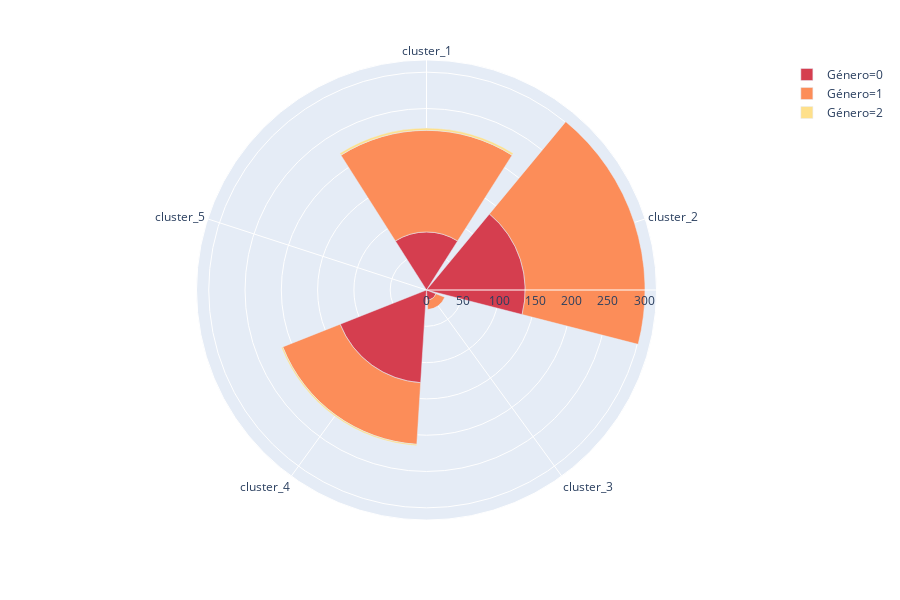
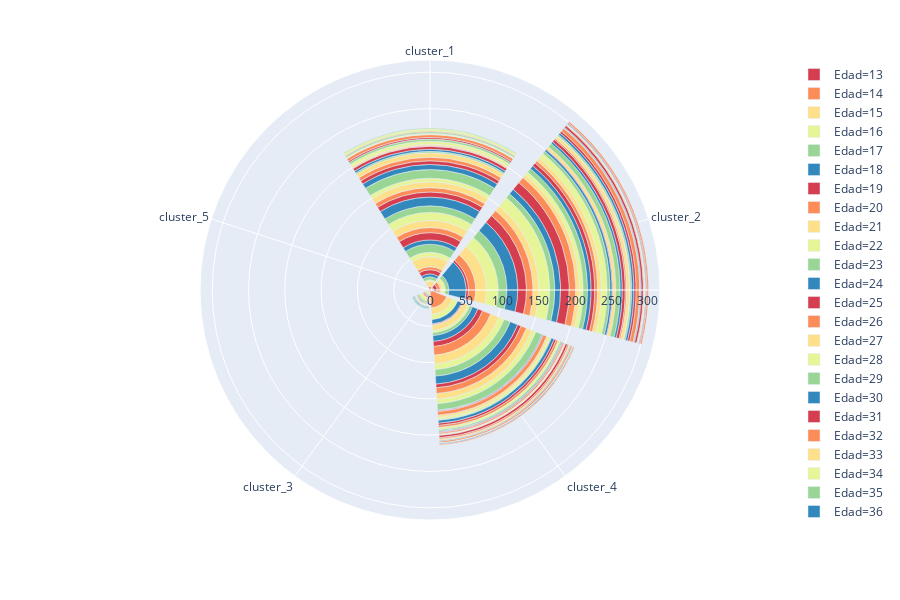
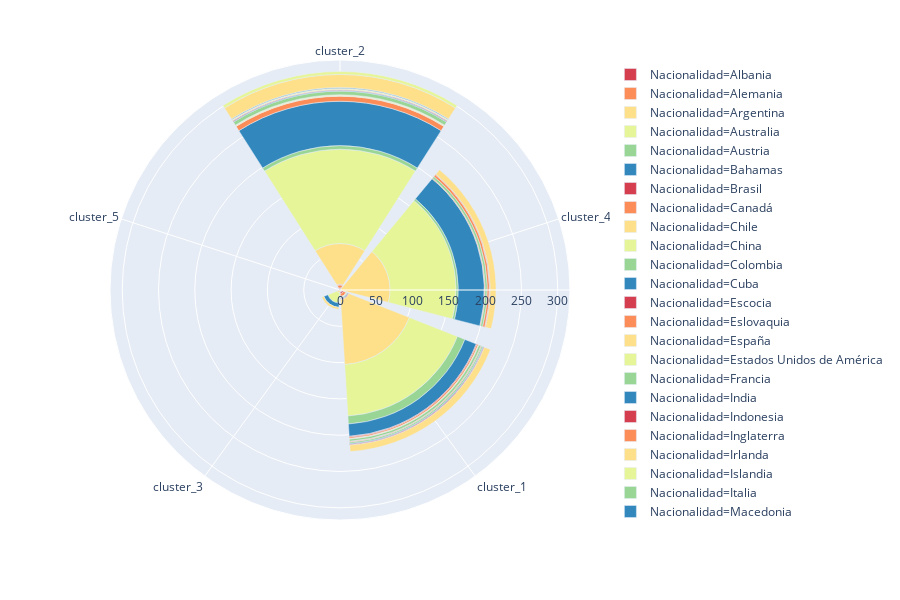
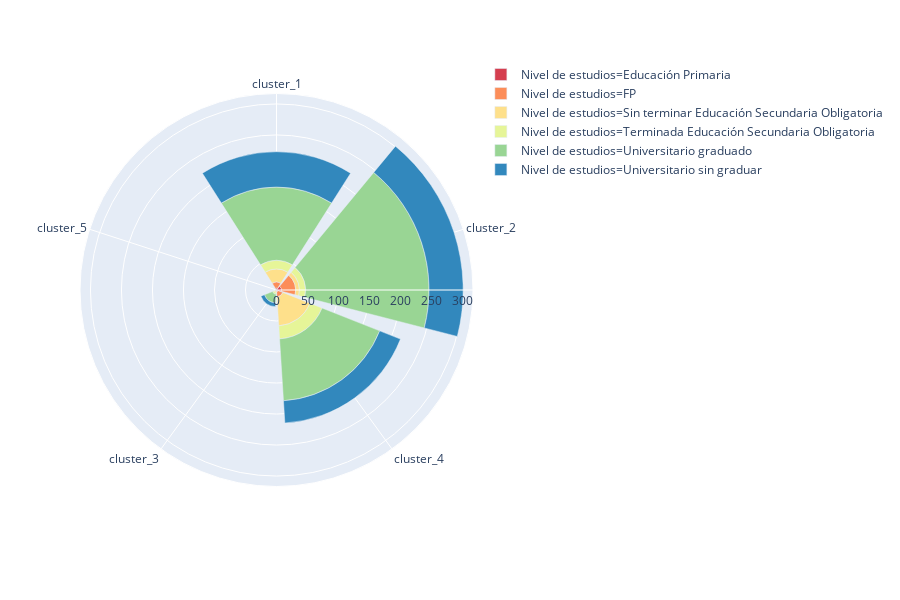

Source (notebook cell) for these figures, in order:
### Code cell
compare_personal_info_by_cultural_clusters_esp(dataframe_with_clusters_esp)

### Figure 1 — Plotly figure (JSON) as saved in the notebook; plotly's stock layout.template omitted (floating-point values rounded to 4 significant figures)
{"data": [{"hovertemplate": "Género=0<br>counts=%{r}<br>cultural_cluster=%{theta}<extra></extra>", "legendgroup": "Género=0", "marker": {"color": "rgb(213,62,79)"}, "name": "Género=0", "r": [80, 136, 14, 128], "showlegend": true, "theta": ["cluster_1", "cluster_2", "cluster_3", "cluster_4"], "type": "barpolar", "uid": "cf05c431-6527-49d4-8dfd-65f44685d773"}, {"hovertemplate": "Género=1<br>counts=%{r}<br>cultural_cluster=%{theta}<extra></extra>", "legendgroup": "Género=1", "marker": {"color": "rgb(252,141,89)"}, "name": "Género=1", "r": [140, 165, 13, 85], "showlegend": true, "theta": ["cluster_1", "cluster_2", "cluster_3", "cluster_4"], "type": "barpolar", "uid": "0754cf8c-d30a-49b2-9675-d560b2e6045e"}, {"hovertemplate": "Género=2<br>counts=%{r}<br>cultural_cluster=%{theta}<extra></extra>", "legendgroup": "Género=2", "marker": {"color": "rgb(254,224,139)"}, "name": "Género=2", "r": [3, 2, 1], "showlegend": true, "theta": ["cluster_1", "cluster_4", "cluster_5"], "type": "barpolar", "uid": "f3dd8e28-dd1c-4633-b313-34b9ae9de335"}], "layout": {"barmode": "group", "barnorm": "", "height": 600, "legend": {"tracegroupgap": 0}, "margin": {"t": 60}, "polar": {"angularaxis": {"direction": "clockwise", "rotation": 90}}}}

### Figure 2 — Plotly figure (JSON) as saved in the notebook; plotly's stock layout.template omitted (floating-point values rounded to 4 significant figures)
{"data": [{"hovertemplate": "Edad=13<br>counts=%{r}<br>cultural_cluster=%{theta}<extra></extra>", "legendgroup": "Edad=13", "marker": {"color": "rgb(213,62,79)"}, "name": "Edad=13", "r": [1, 1, 3], "showlegend": true, "theta": ["cluster_1", "cluster_2", "cluster_4"], "type": "barpolar", "uid": "a7ae9166-3384-41e2-b64e-0c22e14d11bd"}, {"hovertemplate": "Edad=14<br>counts=%{r}<br>cultural_cluster=%{theta}<extra></extra>", "legendgroup": "Edad=14", "marker": {"color": "rgb(252,141,89)"}, "name": "Edad=14", "r": [4, 1, 1, 22], "showlegend": true, "theta": ["cluster_1", "cluster_2", "cluster_3", "cluster_4"], "type": "barpolar", "uid": "40cbe761-3558-471e-9093-b988fe6c480a"}, {"hovertemplate": "Edad=15<br>counts=%{r}<br>cultural_cluster=%{theta}<extra></extra>", "legendgroup": "Edad=15", "marker": {"color": "rgb(254,224,139)"}, "name": "Edad=15", "r": [7, 2, 9], "showlegend": true, "theta": ["cluster_1", "cluster_3", "cluster_4"], "type": "barpolar", "uid": "ce174c66-0165-410b-ab4a-fadc99ba2e02"}, {"hovertemplate": "Edad=16<br>counts=%{r}<br>cultural_cluster=%{theta}<extra></extra>", "legendgroup": "Edad=16", "marker": {"color": "rgb(230,245,152)"}, "name": "Edad=16", "r": [2, 1, 7], "showlegend": true, "theta": ["cluster_1", "cluster_2", "cluster_4"], "type": "barpolar", "uid": "6e0767c0-17cf-48a4-839f-2a78a7acc612"}, {"hovertemplate": "Edad=17<br>counts=%{r}<br>cultural_cluster=%{theta}<extra></extra>", "legendgroup": "Edad=17", "marker": {"color": "rgb(153,213,148)"}, "name": "Edad=17", "r": [4, 1], "showlegend": true, "theta": ["cluster_1", "cluster_2"], "type": "barpolar", "uid": "b1b518de-5d87-458f-99ee-57d3679626ac"}, {"hovertemplate": "Edad=18<br>counts=%{r}<br>cultural_cluster=%{theta}<extra></extra>", "legendgroup": "Edad=18", "marker": {"color": "rgb(50,136,189)"}, "name": "Edad=18", "r": [4, 1, 6], "showlegend": true, "theta": ["cluster_1", "cluster_2", "cluster_4"], "type": "barpolar", "uid": "9c298cfc-d891-4cf7-adbd-e762d726e9cd"}, {"hovertemplate": "Edad=19<br>counts=%{r}<br>cultural_cluster=%{theta}<extra></extra>", "legendgroup": "Edad=19", "marker": {"color": "rgb(213,62,79)"}, "name": "Edad=19", "r": [6, 5, 1], "showlegend": true, "theta": ["cluster_1", "cluster_2", "cluster_4"], "type": "barpolar", "uid": "9ee12f85-6437-4974-abf0-602f28a9925e"}, {"hovertemplate": "Edad=20<br>counts=%{r}<br>cultural_cluster=%{theta}<extra></extra>", "legendgroup": "Edad=20", "marker": {"color": "rgb(252,141,89)"}, "name": "Edad=20", "r": [4, 4, 1, 1, 1], "showlegend": true, "theta": ["cluster_1", "cluster_2", "cluster_3", "cluster_4", "cluster_5"], "type": "barpolar", "uid": "0d13da42-9340-4b1c-9349-2c7deba2cb2d"}, {"hovertemplate": "Edad=21<br>counts=%{r}<br>cultural_cluster=%{theta}<extra></extra>", "legendgroup": "Edad=21", "marker": {"color": "rgb(254,224,139)"}, "name": "Edad=21", "r": [14, 3, 7], "showlegend": true, "theta": ["cluster_1", "cluster_2", "cluster_4"], "type": "barpolar", "uid": "f13352ac-04b3-497e-a096-a783ec40cac7"}, {"hovertemplate": "Edad=22<br>counts=%{r}<br>cultural_cluster=%{theta}<extra></extra>", "legendgroup": "Edad=22", "marker": {"color": "rgb(230,245,152)"}, "name": "Edad=22", "r": [6, 4, 3, 3], "showlegend": true, "theta": ["cluster_1", "cluster_2", "cluster_3", "cluster_4"], "type": "barpolar", "uid": "cc7d2ea4-b335-4d21-92be-554c2b3c978e"}, {"hovertemplate": "Edad=23<br>counts=%{r}<br>cultural_cluster=%{theta}<extra></extra>", "legendgroup": "Edad=23", "marker": {"color": "rgb(153,213,148)"}, "name": "Edad=23", "r": [11, 5, 4], "showlegend": true, "theta": ["cluster_1", "cluster_2", "cluster_4"], "type": "barpolar", "uid": "f32a82b6-e133-47c0-b568-069a09398a9c"}, {"hovertemplate": "Edad=24<br>counts=%{r}<br>cultural_cluster=%{theta}<extra></extra>", "legendgroup": "Edad=24", "marker": {"color": "rgb(50,136,189)"}, "name": "Edad=24", "r": [6, 24, 1, 8], "showlegend": true, "theta": ["cluster_1", "cluster_2", "cluster_3", "cluster_4"], "type": "barpolar", "uid": "9e15dbaf-2c6f-4f87-acaa-b5d1b88f0e40"}, {"hovertemplate": "Edad=25<br>counts=%{r}<br>cultural_cluster=%{theta}<extra></extra>", "legendgroup": "Edad=25", "marker": {"color": "rgb(213,62,79)"}, "name": "Edad=25", "r": [10, 3, 1, 7], "showlegend": true, "theta": ["cluster_1", "cluster_2", "cluster_3", "cluster_4"], "type": "barpolar", "uid": "3a9d92b6-697f-4156-80ea-3ab1af7f91cf"}, {"hovertemplate": "Edad=26<br>counts=%{r}<br>cultural_cluster=%{theta}<extra></extra>", "legendgroup": "Edad=26", "marker": {"color": "rgb(252,141,89)"}, "name": "Edad=26", "r": [7, 10, 2, 12], "showlegend": true, "theta": ["cluster_1", "cluster_2", "cluster_3", "cluster_4"], "type": "barpolar", "uid": "07f3430a-8fd3-49c5-9fca-bcd19e2cdb76"}, {"hovertemplate": "Edad=27<br>counts=%{r}<br>cultural_cluster=%{theta}<extra></extra>", "legendgroup": "Edad=27", "marker": {"color": "rgb(254,224,139)"}, "name": "Edad=27", "r": [10, 15, 1, 12], "showlegend": true, "theta": ["cluster_1", "cluster_2", "cluster_3", "cluster_4"], "type": "barpolar", "uid": "266ad38f-9750-47b6-a685-10e0edeafad4"}, {"hovertemplate": "Edad=28<br>counts=%{r}<br>cultural_cluster=%{theta}<extra></extra>", "legendgroup": "Edad=28", "marker": {"color": "rgb(230,245,152)"}, "name": "Edad=28", "r": [11, 16, 4, 8], "showlegend": true, "theta": ["cluster_1", "cluster_2", "cluster_3", "cluster_4"], "type": "barpolar", "uid": "f3a5abcd-beb8-4554-9997-91b3a33a0b84"}, {"hovertemplate": "Edad=29<br>counts=%{r}<br>cultural_cluster=%{theta}<extra></extra>", "legendgroup": "Edad=29", "marker": {"color": "rgb(153,213,148)"}, "name": "Edad=29", "r": [9, 12, 2, 9], "showlegend": true, "theta": ["cluster_1", "cluster_2", "cluster_3", "cluster_4"], "type": "barpolar", "uid": "254e2bce-174b-4997-b5b8-a534f5d71d82"}, {"hovertemplate": "Edad=30<br>counts=%{r}<br>cultural_cluster=%{theta}<extra></extra>", "legendgroup": "Edad=30", "marker": {"color": "rgb(50,136,189)"}, "name": "Edad=30", "r": [12, 15, 11], "showlegend": true, "theta": ["cluster_1", "cluster_2", "cluster_4"], "type": "barpolar", "uid": "cae3b69c-ec7a-4636-a120-bd34e4db0853"}, {"hovertemplate": "Edad=31<br>counts=%{r}<br>cultural_cluster=%{theta}<extra></extra>", "legendgroup": "Edad=31", "marker": {"color": "rgb(213,62,79)"}, "name": "Edad=31", "r": [7, 12, 5], "showlegend": true, "theta": ["cluster_1", "cluster_2", "cluster_4"], "type": "barpolar", "uid": "2dc48f83-13da-4089-932b-c61a04104be2"}, {"hovertemplate": "Edad=32<br>counts=%{r}<br>cultural_cluster=%{theta}<extra></extra>", "legendgroup": "Edad=32", "marker": {"color": "rgb(252,141,89)"}, "name": "Edad=32", "r": [6, 9, 1, 8], "showlegend": true, "theta": ["cluster_1", "cluster_2", "cluster_3", "cluster_4"], "type": "barpolar", "uid": "3dec7522-8a56-4cca-b70e-7eb37cfbd174"}, {"hovertemplate": "Edad=33<br>counts=%{r}<br>cultural_cluster=%{theta}<extra></extra>", "legendgroup": "Edad=33", "marker": {"color": "rgb(254,224,139)"}, "name": "Edad=33", "r": [8, 8, 8], "showlegend": true, "theta": ["cluster_1", "cluster_2", "cluster_4"], "type": "barpolar", "uid": "d64bc8d8-720d-4140-8118-ee78195a9324"}, {"hovertemplate": "Edad=34<br>counts=%{r}<br>cultural_cluster=%{theta}<extra></extra>", "legendgroup": "Edad=34", "marker": {"color": "rgb(230,245,152)"}, "name": "Edad=34", "r": [5, 15, 6], "showlegend": true, "theta": ["cluster_1", "cluster_2", "cluster_4"], "type": "barpolar", "uid": "d998285f-5ff3-4d5c-bc96-665847f23d96"}, {"hovertemplate": "Edad=35<br>counts=%{r}<br>cultural_cluster=%{theta}<extra></extra>", "legendgroup": "Edad=35", "marker": {"color": "rgb(153,213,148)"}, "name": "Edad=35", "r": [12, 7, 9], "showlegend": true, "theta": ["cluster_1", "cluster_2", "cluster_4"], "type": "barpolar", "uid": "0736e1f5-53fe-4c05-91f2-cc585e1a1859"}, {"hovertemplate": "Edad=36<br>counts=%{r}<br>cultural_cluster=%{theta}<extra></extra>", "legendgroup": "Edad=36", "marker": {"color": "rgb(50,136,189)"}, "name": "Edad=36", "r": [7, 8, 1, 1], "showlegend": true, "theta": ["cluster_1", "cluster_2", "cluster_3", "cluster_4"], "type": "barpolar", "uid": "1ea29ebe-904a-42a8-bcda-31f5ad1cc2f8"}, {"hovertemplate": "Edad=37<br>counts=%{r}<br>cultural_cluster=%{theta}<extra></extra>", "legendgroup": "Edad=37", "marker": {"color": "rgb(213,62,79)"}, "name": "Edad=37", "r": [5, 12, 1], "showlegend": true, "theta": ["cluster_1", "cluster_2", "cluster_4"], "type": "barpolar", "uid": "9aa4c5b1-85b7-485b-9a5a-1a20761043ee"}, {"hovertemplate": "Edad=38<br>counts=%{r}<br>cultural_cluster=%{theta}<extra></extra>", "legendgroup": "Edad=38", "marker": {"color": "rgb(252,141,89)"}, "name": "Edad=38", "r": [5, 9, 5], "showlegend": true, "theta": ["cluster_1", "cluster_2", "cluster_4"], "type": "barpolar", "uid": "fd522a6b-4507-4711-8281-1e0c066ab2d5"}, {"hovertemplate": "Edad=39<br>counts=%{r}<br>cultural_cluster=%{theta}<extra></extra>", "legendgroup": "Edad=39", "marker": {"color": "rgb(254,224,139)"}, "name": "Edad=39", "r": [6, 5, 1, 3], "showlegend": true, "theta": ["cluster_1", "cluster_2", "cluster_3", "cluster_4"], "type": "barpolar", "uid": "ee6dfd2b-e0aa-4d86-b762-d9903ecd4075"}, {"hovertemplate": "Edad=40<br>counts=%{r}<br>cultural_cluster=%{theta}<extra></extra>", "legendgroup": "Edad=40", "marker": {"color": "rgb(230,245,152)"}, "name": "Edad=40", "r": [5, 1, 3], "showlegend": true, "theta": ["cluster_2", "cluster_3", "cluster_4"], "type": "barpolar", "uid": "7e8a5d3d-8bca-4cb4-81fa-62651c18548f"}, {"hovertemplate": "Edad=41<br>counts=%{r}<br>cultural_cluster=%{theta}<extra></extra>", "legendgroup": "Edad=41", "marker": {"color": "rgb(153,213,148)"}, "name": "Edad=41", "r": [2, 6, 1], "showlegend": true, "theta": ["cluster_1", "cluster_2", "cluster_4"], "type": "barpolar", "uid": "01be11cd-2527-445f-921b-d54abc1b866d"}, {"hovertemplate": "Edad=42<br>counts=%{r}<br>cultural_cluster=%{theta}<extra></extra>", "legendgroup": "Edad=42", "marker": {"color": "rgb(50,136,189)"}, "name": "Edad=42", "r": [3, 5, 4], "showlegend": true, "theta": ["cluster_1", "cluster_2", "cluster_4"], "type": "barpolar", "uid": "d228a1a6-fc9e-4f11-9c15-eb1f0d4d53ee"}, {"hovertemplate": "Edad=43<br>counts=%{r}<br>cultural_cluster=%{theta}<extra></extra>", "legendgroup": "Edad=43", "marker": {"color": "rgb(213,62,79)"}, "name": "Edad=43", "r": [4, 5, 3], "showlegend": true, "theta": ["cluster_1", "cluster_2", "cluster_4"], "type": "barpolar", "uid": "09ea1cb1-d007-43f1-97cf-b784247961f9"}, {"hovertemplate": "Edad=44<br>counts=%{r}<br>cultural_cluster=%{theta}<extra></extra>", "legendgroup": "Edad=44", "marker": {"color": "rgb(252,141,89)"}, "name": "Edad=44", "r": [1, 4, 3], "showlegend": true, "theta": ["cluster_1", "cluster_2", "cluster_4"], "type": "barpolar", "uid": "033fc6da-7c2c-4c3a-9d9d-28b97c7b790c"}, {"hovertemplate": "Edad=45<br>counts=%{r}<br>cultural_cluster=%{theta}<extra></extra>", "legendgroup": "Edad=45", "marker": {"color": "rgb(254,224,139)"}, "name": "Edad=45", "r": [2, 5, 1], "showlegend": true, "theta": ["cluster_1", "cluster_2", "cluster_3"], "type": "barpolar", "uid": "ff7e08c9-0adb-44b1-8e93-2eba23f9358b"}, {"hovertemplate": "Edad=46<br>counts=%{r}<br>cultural_cluster=%{theta}<extra></extra>", "legendgroup": "Edad=46", "marker": {"color": "rgb(230,245,152)"}, "name": "Edad=46", "r": [4, 8, 3], "showlegend": true, "theta": ["cluster_1", "cluster_2", "cluster_4"], "type": "barpolar", "uid": "422b003b-fba4-4003-835c-915707c0f4e4"}, {"hovertemplate": "Edad=47<br>counts=%{r}<br>cultural_cluster=%{theta}<extra></extra>", "legendgroup": "Edad=47", "marker": {"color": "rgb(153,213,148)"}, "name": "Edad=47", "r": [3, 4, 2], "showlegend": true, "theta": ["cluster_1", "cluster_2", "cluster_4"], "type": "barpolar", "uid": "3130e349-dbe7-465e-9268-c9c93f16b924"}, {"hovertemplate": "Edad=48<br>counts=%{r}<br>cultural_cluster=%{theta}<extra></extra>", "legendgroup": "Edad=48", "marker": {"color": "rgb(50,136,189)"}, "name": "Edad=48", "r": [3, 1, 1], "showlegend": true, "theta": ["cluster_2", "cluster_3", "cluster_4"], "type": "barpolar", "uid": "43329040-ce72-4618-b4aa-aa450bbfec20"}, {"hovertemplate": "Edad=49<br>counts=%{r}<br>cultural_cluster=%{theta}<extra></extra>", "legendgroup": "Edad=49", "marker": {"color": "rgb(213,62,79)"}, "name": "Edad=49", "r": [2, 1, 1], "showlegend": true, "theta": ["cluster_1", "cluster_2", "cluster_4"], "type": "barpolar", "uid": "a357a6fc-faf0-4a00-8837-acea41cd9afa"}, {"hovertemplate": "Edad=50<br>counts=%{r}<br>cultural_cluster=%{theta}<extra></extra>", "legendgroup": "Edad=50", "marker": {"color": "rgb(252,141,89)"}, "name": "Edad=50", "r": [4, 2], "showlegend": true, "theta": ["cluster_1", "cluster_4"], "type": "barpolar", "uid": "2eb74550-ec41-45ca-9ec0-ad9ef2cc4acd"}, {"hovertemplate": "Edad=51<br>counts=%{r}<br>cultural_cluster=%{theta}<extra></extra>", "legendgroup": "Edad=51", "marker": {"color": "rgb(254,224,139)"}, "name": "Edad=51", "r": [1, 4, 1], "showlegend": true, "theta": ["cluster_1", "cluster_2", "cluster_4"], "type": "barpolar", "uid": "a94bd8f4-fec7-4e3c-a662-be1ebb93a985"}, {"hovertemplate": "Edad=52<br>counts=%{r}<br>cultural_cluster=%{theta}<extra></extra>", "legendgroup": "Edad=52", "marker": {"color": "rgb(230,245,152)"}, "name": "Edad=52", "r": [1, 1], "showlegend": true, "theta": ["cluster_1", "cluster_4"], "type": "barpolar", "uid": "4bc63b82-ce3c-4e36-8e5b-6610ebcae416"}, {"hovertemplate": "Edad=53<br>counts=%{r}<br>cultural_cluster=%{theta}<extra></extra>", "legendgroup": "Edad=53", "marker": {"color": "rgb(153,213,148)"}, "name": "Edad=53", "r": [2, 6], "showlegend": true, "theta": ["cluster_1", "cluster_2"], "type": "barpolar", "uid": "8a027de9-f04d-45b7-ac7d-9d2b6dcfe3bf"}, {"hovertemplate": "Edad=54<br>counts=%{r}<br>cultural_cluster=%{theta}<extra></extra>", "legendgroup": "Edad=54", "marker": {"color": "rgb(50,136,189)"}, "name": "Edad=54", "r": [3, 1], "showlegend": true, "theta": ["cluster_2", "cluster_3"], "type": "barpolar", "uid": "595ba46e-a0f6-4c1e-bc39-c228ea91321b"}, {"hovertemplate": "Edad=55<br>counts=%{r}<br>cultural_cluster=%{theta}<extra></extra>", "legendgroup": "Edad=55", "marker": {"color": "rgb(213,62,79)"}, "name": "Edad=55", "r": [4, 3], "showlegend": true, "theta": ["cluster_2", "cluster_4"], "type": "barpolar", "uid": "329c2d78-0074-4e59-a110-fa2f6de1bf57"}, {"hovertemplate": "Edad=56<br>counts=%{r}<br>cultural_cluster=%{theta}<extra></extra>", "legendgroup": "Edad=56", "marker": {"color": "rgb(252,141,89)"}, "name": "Edad=56", "r": [1, 2, 2], "showlegend": true, "theta": ["cluster_1", "cluster_2", "cluster_4"], "type": "barpolar", "uid": "423b48e9-0fed-4c88-a5c3-32fe77cc413c"}, {"hovertemplate": "Edad=57<br>counts=%{r}<br>cultural_cluster=%{theta}<extra></extra>", "legendgroup": "Edad=57", "marker": {"color": "rgb(254,224,139)"}, "name": "Edad=57", "r": [4, 2], "showlegend": true, "theta": ["cluster_2", "cluster_4"], "type": "barpolar", "uid": "c130f859-4514-4975-85b5-1410b394241a"}, {"hovertemplate": "Edad=58<br>counts=%{r}<br>cultural_cluster=%{theta}<extra></extra>", "legendgroup": "Edad=58", "marker": {"color": "rgb(230,245,152)"}, "name": "Edad=58", "r": [1], "showlegend": true, "theta": ["cluster_2"], "type": "barpolar", "uid": "49a76a20-825a-4a8d-aad4-1b4594834d6f"}, {"hovertemplate": "Edad=59<br>counts=%{r}<br>cultural_cluster=%{theta}<extra></extra>", "legendgroup": "Edad=59", "marker": {"color": "rgb(153,213,148)"}, "name": "Edad=59", "r": [2], "showlegend": true, "theta": ["cluster_2"], "type": "barpolar", "uid": "1e4e71f9-fa7c-4760-b08f-2da2d5ecbd4f"}, {"hovertemplate": "Edad=60<br>counts=%{r}<br>cultural_cluster=%{theta}<extra></extra>", "legendgroup": "Edad=60", "marker": {"color": "rgb(50,136,189)"}, "name": "Edad=60", "r": [3, 1, 1], "showlegend": true, "theta": ["cluster_2", "cluster_3", "cluster_4"], "type": "barpolar", "uid": "dfc60174-2dc1-4ac7-8a0e-ce4f7e5534ea"}, {"hovertemplate": "Edad=61<br>counts=%{r}<br>cultural_cluster=%{theta}<extra></extra>", "legendgroup": "Edad=61", "marker": {"color": "rgb(213,62,79)"}, "name": "Edad=61", "r": [3], "showlegend": true, "theta": ["cluster_2"], "type": "barpolar", "uid": "0f9076e7-9ff2-4335-b52e-58f325328b3b"}, {"hovertemplate": "Edad=62<br>counts=%{r}<br>cultural_cluster=%{theta}<extra></extra>", "legendgroup": "Edad=62", "marker": {"color": "rgb(252,141,89)"}, "name": "Edad=62", "r": [5, 2], "showlegend": true, "theta": ["cluster_2", "cluster_4"], "type": "barpolar", "uid": "1b9eb19b-6036-4bf5-9a04-54b0d4b97f0e"}, {"hovertemplate": "Edad=63<br>counts=%{r}<br>cultural_cluster=%{theta}<extra></extra>", "legendgroup": "Edad=63", "marker": {"color": "rgb(254,224,139)"}, "name": "Edad=63", "r": [1], "showlegend": true, "theta": ["cluster_4"], "type": "barpolar", "uid": "3fe1bac4-66e1-40df-9c27-427cb1c7359d"}, {"hovertemplate": "Edad=64<br>counts=%{r}<br>cultural_cluster=%{theta}<extra></extra>", "legendgroup": "Edad=64", "marker": {"color": "rgb(230,245,152)"}, "name": "Edad=64", "r": [3], "showlegend": true, "theta": ["cluster_1"], "type": "barpolar", "uid": "64dbe4b9-055e-4289-a04e-57b6875f19c2"}, {"hovertemplate": "Edad=65<br>counts=%{r}<br>cultural_cluster=%{theta}<extra></extra>", "legendgroup": "Edad=65", "marker": {"color": "rgb(153,213,148)"}, "name": "Edad=65", "r": [1, 1], "showlegend": true, "theta": ["cluster_1", "cluster_2"], "type": "barpolar", "uid": "e8be0bcd-ca8a-41c6-a63d-d2708b9c4aa2"}, {"hovertemplate": "Edad=66<br>counts=%{r}<br>cultural_cluster=%{theta}<extra></extra>", "legendgroup": "Edad=66", "marker": {"color": "rgb(50,136,189)"}, "name": "Edad=66", "r": [1, 1], "showlegend": true, "theta": ["cluster_2", "cluster_4"], "type": "barpolar", "uid": "34b5f2aa-50aa-4e65-83c3-4525ad0a6dea"}, {"hovertemplate": "Edad=67<br>counts=%{r}<br>cultural_cluster=%{theta}<extra></extra>", "legendgroup": "Edad=67", "marker": {"color": "rgb(213,62,79)"}, "name": "Edad=67", "r": [3, 1], "showlegend": true, "theta": ["cluster_2", "cluster_4"], "type": "barpolar", "uid": "f9b0b1ee-9902-4a4c-9a0f-526917066bd2"}, {"hovertemplate": "Edad=68<br>counts=%{r}<br>cultural_cluster=%{theta}<extra></extra>", "legendgroup": "Edad=68", "marker": {"color": "rgb(252,141,89)"}, "name": "Edad=68", "r": [1], "showlegend": true, "theta": ["cluster_2"], "type": "barpolar", "uid": "a38e1359-3852-4a0a-9cdd-d0aa2dcef43d"}, {"hovertemplate": "Edad=69<br>counts=%{r}<br>cultural_cluster=%{theta}<extra></extra>", "legendgroup": "Edad=69", "marker": {"color": "rgb(254,224,139)"}, "name": "Edad=69", "r": [1, 1], "showlegend": true, "theta": ["cluster_2", "cluster_4"], "type": "barpolar", "uid": "26b6e06e-b670-4299-b5d9-80897af01124"}, {"hovertemplate": "Edad=70<br>counts=%{r}<br>cultural_cluster=%{theta}<extra></extra>", "legendgroup": "Edad=70", "marker": {"color": "rgb(230,245,152)"}, "name": "Edad=70", "r": [1], "showlegend": true, "theta": ["cluster_2"], "type": "barpolar", "uid": "e853df29-db0a-41fc-87bd-1f9a15bc703f"}, {"hovertemplate": "Edad=71<br>counts=%{r}<br>cultural_cluster=%{theta}<extra></extra>", "legendgroup": "Edad=71", "marker": {"color": "rgb(153,213,148)"}, "name": "Edad=71", "r": [1], "showlegend": true, "theta": ["cluster_3"], "type": "barpolar", "uid": "2a1dd7fe-b610-40b5-876f-6106bc4eb3c3"}, {"hovertemplate": "Edad=73<br>counts=%{r}<br>cultural_cluster=%{theta}<extra></extra>", "legendgroup": "Edad=73", "marker": {"color": "rgb(50,136,189)"}, "name": "Edad=73", "r": [1], "showlegend": true, "theta": ["cluster_2"], "type": "barpolar", "uid": "de95f44e-2424-493e-a6a1-70a282bcf748"}, {"hovertemplate": "Edad=78<br>counts=%{r}<br>cultural_cluster=%{theta}<extra></extra>", "legendgroup": "Edad=78", "marker": {"color": "rgb(213,62,79)"}, "name": "Edad=78", "r": [1], "showlegend": true, "theta": ["cluster_2"], "type": "barpolar", "uid": "abf8d716-9d79-4b11-a7ef-19183c7e1ffe"}, {"hovertemplate": "Edad=81<br>counts=%{r}<br>cultural_cluster=%{theta}<extra></extra>", "legendgroup": "Edad=81", "marker": {"color": "rgb(252,141,89)"}, "name": "Edad=81", "r": [2], "showlegend": true, "theta": ["cluster_2"], "type": "barpolar", "uid": "3a218766-be41-4287-975e-d61d097a6272"}], "layout": {"barmode": "group", "barnorm": "", "height": 600, "legend": {"tracegroupgap": 0}, "margin": {"t": 60}, "polar": {"angularaxis": {"direction": "clockwise", "rotation": 90}}}}

### Figure 3 — Plotly figure (JSON) as saved in the notebook; plotly's stock layout.template omitted (floating-point values rounded to 4 significant figures)
{"data": [{"hovertemplate": "Nacionalidad=Albania<br>counts=%{r}<br>cultural_cluster=%{theta}<extra></extra>", "legendgroup": "Nacionalidad=Albania", "marker": {"color": "rgb(213,62,79)"}, "name": "Nacionalidad=Albania", "r": [1], "showlegend": true, "theta": ["cluster_2"], "type": "barpolar", "uid": "cf24dccf-917a-4f01-8e07-fe22145f3fa5"}, {"hovertemplate": "Nacionalidad=Alemania<br>counts=%{r}<br>cultural_cluster=%{theta}<extra></extra>", "legendgroup": "Nacionalidad=Alemania", "marker": {"color": "rgb(252,141,89)"}, "name": "Nacionalidad=Alemania", "r": [1], "showlegend": true, "theta": ["cluster_4"], "type": "barpolar", "uid": "b98cb8e8-7bf3-480a-b190-d122d9a519d4"}, {"hovertemplate": "Nacionalidad=Argentina<br>counts=%{r}<br>cultural_cluster=%{theta}<extra></extra>", "legendgroup": "Nacionalidad=Argentina", "marker": {"color": "rgb(254,224,139)"}, "name": "Nacionalidad=Argentina", "r": [1], "showlegend": true, "theta": ["cluster_1"], "type": "barpolar", "uid": "79aaebf4-035a-4bb6-8206-c722da107944"}, {"hovertemplate": "Nacionalidad=Australia<br>counts=%{r}<br>cultural_cluster=%{theta}<extra></extra>", "legendgroup": "Nacionalidad=Australia", "marker": {"color": "rgb(230,245,152)"}, "name": "Nacionalidad=Australia", "r": [1], "showlegend": true, "theta": ["cluster_1"], "type": "barpolar", "uid": "552e390b-0673-44fe-90a9-524f376e902b"}, {"hovertemplate": "Nacionalidad=Austria<br>counts=%{r}<br>cultural_cluster=%{theta}<extra></extra>", "legendgroup": "Nacionalidad=Austria", "marker": {"color": "rgb(153,213,148)"}, "name": "Nacionalidad=Austria", "r": [1], "showlegend": true, "theta": ["cluster_1"], "type": "barpolar", "uid": "6ec02978-7281-44c7-aa01-13d8ce495d7b"}, {"hovertemplate": "Nacionalidad=Bahamas<br>counts=%{r}<br>cultural_cluster=%{theta}<extra></extra>", "legendgroup": "Nacionalidad=Bahamas", "marker": {"color": "rgb(50,136,189)"}, "name": "Nacionalidad=Bahamas", "r": [1], "showlegend": true, "theta": ["cluster_2"], "type": "barpolar", "uid": "2bcff89b-7f50-4509-8cf0-0fa3e953d309"}, {"hovertemplate": "Nacionalidad=Brasil<br>counts=%{r}<br>cultural_cluster=%{theta}<extra></extra>", "legendgroup": "Nacionalidad=Brasil", "marker": {"color": "rgb(213,62,79)"}, "name": "Nacionalidad=Brasil", "r": [2, 1], "showlegend": true, "theta": ["cluster_1", "cluster_2"], "type": "barpolar", "uid": "f838132e-682a-40d1-b4a6-ece0a82f958c"}, {"hovertemplate": "Nacionalidad=Canadá<br>counts=%{r}<br>cultural_cluster=%{theta}<extra></extra>", "legendgroup": "Nacionalidad=Canadá", "marker": {"color": "rgb(252,141,89)"}, "name": "Nacionalidad=Canadá", "r": [4, 4, 1], "showlegend": true, "theta": ["cluster_1", "cluster_2", "cluster_4"], "type": "barpolar", "uid": "fbf4dfb2-f951-4743-98e9-02ea0c41713b"}, {"hovertemplate": "Nacionalidad=Chile<br>counts=%{r}<br>cultural_cluster=%{theta}<extra></extra>", "legendgroup": "Nacionalidad=Chile", "marker": {"color": "rgb(254,224,139)"}, "name": "Nacionalidad=Chile", "r": [1], "showlegend": true, "theta": ["cluster_1"], "type": "barpolar", "uid": "1082f991-99f1-420f-8e83-bfbec09e1178"}, {"hovertemplate": "Nacionalidad=China<br>counts=%{r}<br>cultural_cluster=%{theta}<extra></extra>", "legendgroup": "Nacionalidad=China", "marker": {"color": "rgb(230,245,152)"}, "name": "Nacionalidad=China", "r": [1], "showlegend": true, "theta": ["cluster_3"], "type": "barpolar", "uid": "82baabcc-d06c-44ba-9fc1-a5628de50322"}, {"hovertemplate": "Nacionalidad=Colombia<br>counts=%{r}<br>cultural_cluster=%{theta}<extra></extra>", "legendgroup": "Nacionalidad=Colombia", "marker": {"color": "rgb(153,213,148)"}, "name": "Nacionalidad=Colombia", "r": [1], "showlegend": true, "theta": ["cluster_1"], "type": "barpolar", "uid": "8a5cb94b-baed-4998-b7f2-fe9ec1f6a233"}, {"hovertemplate": "Nacionalidad=Cuba<br>counts=%{r}<br>cultural_cluster=%{theta}<extra></extra>", "legendgroup": "Nacionalidad=Cuba", "marker": {"color": "rgb(50,136,189)"}, "name": "Nacionalidad=Cuba", "r": [1], "showlegend": true, "theta": ["cluster_1"], "type": "barpolar", "uid": "ff8d903e-f3c8-4cf6-a022-547df770dda8"}, {"hovertemplate": "Nacionalidad=Escocia<br>counts=%{r}<br>cultural_cluster=%{theta}<extra></extra>", "legendgroup": "Nacionalidad=Escocia", "marker": {"color": "rgb(213,62,79)"}, "name": "Nacionalidad=Escocia", "r": [1], "showlegend": true, "theta": ["cluster_1"], "type": "barpolar", "uid": "428b1056-76af-4c87-9608-553371bffaa7"}, {"hovertemplate": "Nacionalidad=Eslovaquia<br>counts=%{r}<br>cultural_cluster=%{theta}<extra></extra>", "legendgroup": "Nacionalidad=Eslovaquia", "marker": {"color": "rgb(252,141,89)"}, "name": "Nacionalidad=Eslovaquia", "r": [1], "showlegend": true, "theta": ["cluster_2"], "type": "barpolar", "uid": "f193e25f-deda-4db7-8892-f3f4bf307e59"}, {"hovertemplate": "Nacionalidad=España<br>counts=%{r}<br>cultural_cluster=%{theta}<extra></extra>", "legendgroup": "Nacionalidad=España", "marker": {"color": "rgb(254,224,139)"}, "name": "Nacionalidad=España", "r": [90, 56, 3, 67, 1], "showlegend": true, "theta": ["cluster_1", "cluster_2", "cluster_3", "cluster_4", "cluster_5"], "type": "barpolar", "uid": "553d46d7-016a-4f28-9947-8889b3119350"}, {"hovertemplate": "Nacionalidad=Estados Unidos de América<br>counts=%{r}<br>cultural_cluster=%{theta}<extra></extra>", "legendgroup": "Nacionalidad=Estados Unidos de América", "marker": {"color": "rgb(230,245,152)"}, "name": "Nacionalidad=Estados Unidos de América", "r": [71, 130, 14, 91], "showlegend": true, "theta": ["cluster_1", "cluster_2", "cluster_3", "cluster_4"], "type": "barpolar", "uid": "be656bcd-897d-4a0e-8e41-0bd37c6a4650"}, {"hovertemplate": "Nacionalidad=Francia<br>counts=%{r}<br>cultural_cluster=%{theta}<extra></extra>", "legendgroup": "Nacionalidad=Francia", "marker": {"color": "rgb(153,213,148)"}, "name": "Nacionalidad=Francia", "r": [11, 5, 3], "showlegend": true, "theta": ["cluster_1", "cluster_2", "cluster_4"], "type": "barpolar", "uid": "e2c76c3d-f0a2-45ff-9b2f-c525b24a1d44"}, {"hovertemplate": "Nacionalidad=India<br>counts=%{r}<br>cultural_cluster=%{theta}<extra></extra>", "legendgroup": "Nacionalidad=India", "marker": {"color": "rgb(50,136,189)"}, "name": "Nacionalidad=India", "r": [17, 61, 6, 36], "showlegend": true, "theta": ["cluster_1", "cluster_2", "cluster_3", "cluster_4"], "type": "barpolar", "uid": "65fe0dba-3d90-427d-a7a4-ce260b7639c0"}, {"hovertemplate": "Nacionalidad=Indonesia<br>counts=%{r}<br>cultural_cluster=%{theta}<extra></extra>", "legendgroup": "Nacionalidad=Indonesia", "marker": {"color": "rgb(213,62,79)"}, "name": "Nacionalidad=Indonesia", "r": [1], "showlegend": true, "theta": ["cluster_1"], "type": "barpolar", "uid": "fbebc505-34ee-4a9f-97b9-6addd350bcb2"}, {"hovertemplate": "Nacionalidad=Inglaterra<br>counts=%{r}<br>cultural_cluster=%{theta}<extra></extra>", "legendgroup": "Nacionalidad=Inglaterra", "marker": {"color": "rgb(252,141,89)"}, "name": "Nacionalidad=Inglaterra", "r": [2, 7, 1], "showlegend": true, "theta": ["cluster_1", "cluster_2", "cluster_4"], "type": "barpolar", "uid": "7e56494e-9c80-4e43-afc3-d00ae2759258"}, {"hovertemplate": "Nacionalidad=Irlanda<br>counts=%{r}<br>cultural_cluster=%{theta}<extra></extra>", "legendgroup": "Nacionalidad=Irlanda", "marker": {"color": "rgb(254,224,139)"}, "name": "Nacionalidad=Irlanda", "r": [1, 1], "showlegend": true, "theta": ["cluster_1", "cluster_2"], "type": "barpolar", "uid": "de101c5b-9ce8-4008-9c72-6d00027a668f"}, {"hovertemplate": "Nacionalidad=Islandia<br>counts=%{r}<br>cultural_cluster=%{theta}<extra></extra>", "legendgroup": "Nacionalidad=Islandia", "marker": {"color": "rgb(230,245,152)"}, "name": "Nacionalidad=Islandia", "r": [1], "showlegend": true, "theta": ["cluster_2"], "type": "barpolar", "uid": "b9e4b760-32d4-45e5-a13e-1d9738a563de"}, {"hovertemplate": "Nacionalidad=Italia<br>counts=%{r}<br>cultural_cluster=%{theta}<extra></extra>", "legendgroup": "Nacionalidad=Italia", "marker": {"color": "rgb(153,213,148)"}, "name": "Nacionalidad=Italia", "r": [3, 5, 3], "showlegend": true, "theta": ["cluster_1", "cluster_2", "cluster_4"], "type": "barpolar", "uid": "22de73eb-e7d2-4205-ada8-42dc1b1dd277"}, {"hovertemplate": "Nacionalidad=Macedonia<br>counts=%{r}<br>cultural_cluster=%{theta}<extra></extra>", "legendgroup": "Nacionalidad=Macedonia", "marker": {"color": "rgb(50,136,189)"}, "name": "Nacionalidad=Macedonia", "r": [1], "showlegend": true, "theta": ["cluster_2"], "type": "barpolar", "uid": "42337a9c-9603-4d10-88f8-e4db4d5eac7d"}, {"hovertemplate": "Nacionalidad=México<br>counts=%{r}<br>cultural_cluster=%{theta}<extra></extra>", "legendgroup": "Nacionalidad=México", "marker": {"color": "rgb(213,62,79)"}, "name": "Nacionalidad=México", "r": [1], "showlegend": true, "theta": ["cluster_2"], "type": "barpolar", "uid": "e1e6ca5d-842f-4cea-a6a0-b92521659ce0"}, {"hovertemplate": "Nacionalidad=Nigeria<br>counts=%{r}<br>cultural_cluster=%{theta}<extra></extra>", "legendgroup": "Nacionalidad=Nigeria", "marker": {"color": "rgb(252,141,89)"}, "name": "Nacionalidad=Nigeria", "r": [1, 3], "showlegend": true, "theta": ["cluster_1", "cluster_4"], "type": "barpolar", "uid": "e4c8586b-e89b-4dbb-b0e5-58d709e7901a"}, {"hovertemplate": "Nacionalidad=Nueva Zelanda<br>counts=%{r}<br>cultural_cluster=%{theta}<extra></extra>", "legendgroup": "Nacionalidad=Nueva Zelanda", "marker": {"color": "rgb(254,224,139)"}, "name": "Nacionalidad=Nueva Zelanda", "r": [1], "showlegend": true, "theta": ["cluster_2"], "type": "barpolar", "uid": "594a1aa2-83b1-44af-ac33-a6913f823cf7"}, {"hovertemplate": "Nacionalidad=Paquistan<br>counts=%{r}<br>cultural_cluster=%{theta}<extra></extra>", "legendgroup": "Nacionalidad=Paquistan", "marker": {"color": "rgb(230,245,152)"}, "name": "Nacionalidad=Paquistan", "r": [1], "showlegend": true, "theta": ["cluster_2"], "type": "barpolar", "uid": "753dedd7-a9f1-42cb-964b-aaa144b32b40"}, {"hovertemplate": "Nacionalidad=República Dominicana<br>counts=%{r}<br>cultural_cluster=%{theta}<extra></extra>", "legendgroup": "Nacionalidad=República Dominicana", "marker": {"color": "rgb(153,213,148)"}, "name": "Nacionalidad=República Dominicana", "r": [2], "showlegend": true, "theta": ["cluster_1"], "type": "barpolar", "uid": "a9543e1a-8ed6-4809-98a2-46ce7093e74e"}, {"hovertemplate": "Nacionalidad=Rusia<br>counts=%{r}<br>cultural_cluster=%{theta}<extra></extra>", "legendgroup": "Nacionalidad=Rusia", "marker": {"color": "rgb(50,136,189)"}, "name": "Nacionalidad=Rusia", "r": [1, 1], "showlegend": true, "theta": ["cluster_1", "cluster_2"], "type": "barpolar", "uid": "befa98b8-401d-4c93-8ee2-33c3ff2aba2e"}, {"hovertemplate": "Nacionalidad=Sudán<br>counts=%{r}<br>cultural_cluster=%{theta}<extra></extra>", "legendgroup": "Nacionalidad=Sudán", "marker": {"color": "rgb(213,62,79)"}, "name": "Nacionalidad=Sudán", "r": [1], "showlegend": true, "theta": ["cluster_1"], "type": "barpolar", "uid": "0ade7f77-a5a1-4f5d-af23-e9b1a4b6c54a"}, {"hovertemplate": "Nacionalidad=Ukrania<br>counts=%{r}<br>cultural_cluster=%{theta}<extra></extra>", "legendgroup": "Nacionalidad=Ukrania", "marker": {"color": "rgb(252,141,89)"}, "name": "Nacionalidad=Ukrania", "r": [1], "showlegend": true, "theta": ["cluster_4"], "type": "barpolar", "uid": "022b8fbf-5236-4ec0-9372-a9774b9e11ce"}, {"hovertemplate": "Nacionalidad=Unknown<br>counts=%{r}<br>cultural_cluster=%{theta}<extra></extra>", "legendgroup": "Nacionalidad=Unknown", "marker": {"color": "rgb(254,224,139)"}, "name": "Nacionalidad=Unknown", "r": [9, 18, 3, 8], "showlegend": true, "theta": ["cluster_1", "cluster_2", "cluster_3", "cluster_4"], "type": "barpolar", "uid": "6a27ac7b-846e-42ea-a5c9-ee7d39c7099a"}, {"hovertemplate": "Nacionalidad=Venezuela<br>counts=%{r}<br>cultural_cluster=%{theta}<extra></extra>", "legendgroup": "Nacionalidad=Venezuela", "marker": {"color": "rgb(230,245,152)"}, "name": "Nacionalidad=Venezuela", "r": [4], "showlegend": true, "theta": ["cluster_2"], "type": "barpolar", "uid": "8ec260c0-979c-4d2e-afbb-cf93338ff211"}], "layout": {"barmode": "group", "barnorm": "", "height": 600, "legend": {"tracegroupgap": 0}, "margin": {"t": 60}, "polar": {"angularaxis": {"direction": "clockwise", "rotation": 90}}}}

### Figure 4 — Plotly figure (JSON) as saved in the notebook; plotly's stock layout.template omitted (floating-point values rounded to 4 significant figures)
{"data": [{"hovertemplate": "Nivel de estudios=Educación Primaria<br>counts=%{r}<br>cultural_cluster=%{theta}<extra></extra>", "legendgroup": "Nivel de estudios=Educación Primaria", "marker": {"color": "rgb(213,62,79)"}, "name": "Nivel de estudios=Educación Primaria", "r": [3, 8, 3], "showlegend": true, "theta": ["cluster_1", "cluster_2", "cluster_4"], "type": "barpolar", "uid": "1db46d92-0257-432f-bffc-2894943ce091"}, {"hovertemplate": "Nivel de estudios=FP<br>counts=%{r}<br>cultural_cluster=%{theta}<extra></extra>", "legendgroup": "Nivel de estudios=FP", "marker": {"color": "rgb(252,141,89)"}, "name": "Nivel de estudios=FP", "r": [10, 23, 1, 8], "showlegend": true, "theta": ["cluster_1", "cluster_2", "cluster_3", "cluster_4"], "type": "barpolar", "uid": "5c1cffaa-2c16-46f6-8ec4-4250f9d064af"}, {"hovertemplate": "Nivel de estudios=Sin terminar Educación Secundaria Obligatoria<br>counts=%{r}<br>cultural_cluster=%{theta}<extra></extra>", "legendgroup": "Nivel de estudios=Sin terminar Educación Secundaria Obligatoria", "marker": {"color": "rgb(254,224,139)"}, "name": "Nivel de estudios=Sin terminar Educación Secundaria Obligatoria", "r": [21, 6, 3, 47], "showlegend": true, "theta": ["cluster_1", "cluster_2", "cluster_3", "cluster_4"], "type": "barpolar", "uid": "a5f392f2-8d19-4d0f-a8d3-ee92ffc06e4f"}, {"hovertemplate": "Nivel de estudios=Terminada Educación Secundaria Obligatoria<br>counts=%{r}<br>cultural_cluster=%{theta}<extra></extra>", "legendgroup": "Nivel de estudios=Terminada Educación Secundaria Obligatoria", "marker": {"color": "rgb(230,245,152)"}, "name": "Nivel de estudios=Terminada Educación Secundaria Obligatoria", "r": [14, 10, 3, 21], "showlegend": true, "theta": ["cluster_1", "cluster_2", "cluster_3", "cluster_4"], "type": "barpolar", "uid": "9cb642a2-5025-458d-9a5d-b745e737531d"}, {"hovertemplate": "Nivel de estudios=Universitario graduado<br>counts=%{r}<br>cultural_cluster=%{theta}<extra></extra>", "legendgroup": "Nivel de estudios=Universitario graduado", "marker": {"color": "rgb(153,213,148)"}, "name": "Nivel de estudios=Universitario graduado", "r": [118, 199, 14, 100], "showlegend": true, "theta": ["cluster_1", "cluster_2", "cluster_3", "cluster_4"], "type": "barpolar", "uid": "c1406203-8625-49f0-b8ba-eb2a2876118b"}, {"hovertemplate": "Nivel de estudios=Universitario sin graduar<br>counts=%{r}<br>cultural_cluster=%{theta}<extra></extra>", "legendgroup": "Nivel de estudios=Universitario sin graduar", "marker": {"color": "rgb(50,136,189)"}, "name": "Nivel de estudios=Universitario sin graduar", "r": [57, 55, 6, 36, 1], "showlegend": true, "theta": ["cluster_1", "cluster_2", "cluster_3", "cluster_4", "cluster_5"], "type": "barpolar", "uid": "c7aaa372-584e-416e-bbea-05625388bb14"}], "layout": {"barmode": "group", "barnorm": "", "height": 600, "legend": {"tracegroupgap": 0}, "margin": {"t": 60}, "polar": {"angularaxis": {"direction": "clockwise", "rotation": 90}}}}
